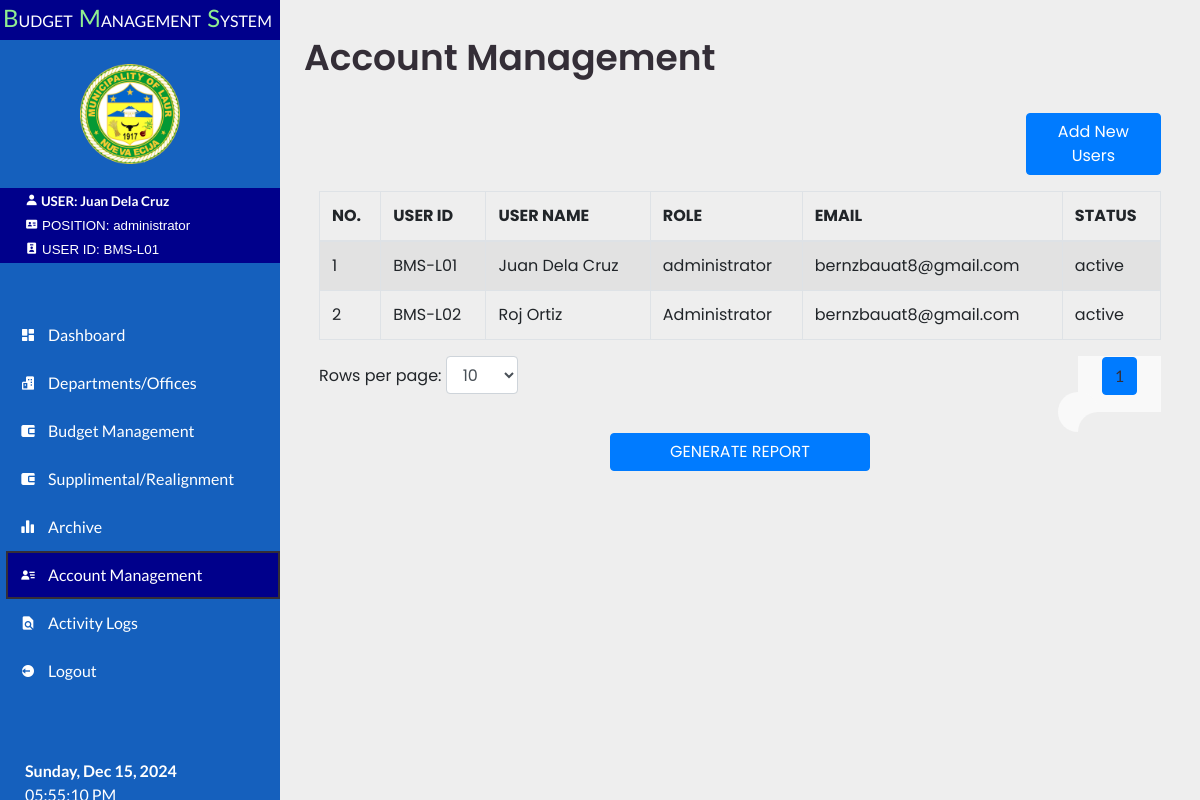
The app's page /account.php (signed in) with its own data.
### tables this page shows
CREATE TABLE `users` (
  `id` int(11) NOT NULL,
  `username` varchar(255) NOT NULL,
  `password` varchar(255) NOT NULL,
  `role` varchar(255) NOT NULL,
  `fullname` varchar(255) NOT NULL,
  `user_id` varchar(100) NOT NULL,
  `email` varchar(250) NOT NULL,
  `status` varchar(250) NOT NULL
);

### account.php (the view, shortened to what this page needs)
<?php
require 'db_connect.php';
$rowsPerPage = isset($_GET['rowsPerPage']) && is_numeric($_GET['rowsPerPage']) ? (int)$_GET['rowsPerPage'] : 10;
$page = isset($_GET['page']) && is_numeric($_GET['page']) ? (int)$_GET['page'] : 1;
$offset = ($page - 1) * $rowsPerPage;
if ($rowsPerPage === 'all') {
    $sql = "SELECT role, fullname, user_id, email, status FROM users";
} else {
    $sql = "SELECT role, fullname, user_id, email, status FROM users LIMIT ?, ?";
}
$stmt = $conn->prepare($sql);
if ($rowsPerPage !== 'all') {
    $stmt->bind_param("ii", $offset, $rowsPerPage);
}
$stmt->execute();
$result = $stmt->get_result();
$totalRowsResult = $conn->query("SELECT COUNT(*) AS total FROM users");
$totalRows = $totalRowsResult->fetch_assoc()['total'];
$totalPages = $rowsPerPage === 'all' ? 1 : ceil($totalRows / $rowsPerPage);
?>
<!DOCTYPE html>
<html lang="en">
<head>
	<link href='https://unpkg.com/boxicons@2.0.9/css/boxicons.min.css' rel='stylesheet'>
	<link rel="stylesheet" href="assets/css/style.css">
	<link href="https://stackpath.bootstrapcdn.com/bootstrap/4.5.2/css/bootstrap.min.css" rel="stylesheet">
</head>
<body>
	<?php require("./sidemenu.php"); ?>
    <section id="content" style="background: transparent;">
  <main>
    <div class="head-title">
      <div class="left">
        <h1>Account Management</h1>
      </div>
    </div>
    <div class="container mt-4">
   <div class="d-flex justify-content-end" style="padding-left:30px;">
  <button type="button" class="btn btn-primary col-md-2 mb-3" data-bs-toggle="modal" data-bs-target="#addDataModal">
    Add New Users
  </button>
  </div>
      <div class="table-responsive" style="max-height: 500px; overflow-y: auto;">
        <table class="table table-bordered table-striped table-hover">
          <thead>
            <tr>
              <th>NO.</th>
              <th>USER ID</th>
              <th>USER NAME</th>
              <th>ROLE</th>
              <th>EMAIL</th>
              <th>STATUS</th>
            </tr>
          </thead>
          <tbody>
            <?php
            if ($result->num_rows > 0) {
                $i = $offset + 1;
                while ($row = $result->fetch_assoc()) {
                    echo "<tr>
                          <td>{$i}</td>
                          <td>{$row['user_id']}</td>
                          <td>{$row['fullname']}</td>
                          <td>{$row['role']}</td>
                          <td>{$row['email']}</td>
                          <td>{$row['status']}</td>
                        </tr>";
                    $i++;
                }
            } else {
                echo "<tr><td colspan='9'>No records found</td></tr>";
            }
            ?>
          </tbody>
        </table>
      </div>
      <div class="d-flex justify-content-between">
    <div class="form-group">
        <label for="rowsPerPage">Rows per page:</label>
        <select id="rowsPerPage" class="form-control" style="width: auto; display: inline-block;" onchange="changeRowsPerPage(this.value)">
            <option value="10" <?php if ($rowsPerPage == 10) echo "selected"; ?>>10</option>
        </select>
    </div>
    <?php if ($rowsPerPage !== 'all'): ?>
    <nav aria-label="Table pagination">
        <ul class="pagination">
            <?php for ($i = 1; $i <= $totalPages; $i++): ?>
                <li class="page-item <?php if ($i == $page) echo 'active'; ?>"><a class="page-link" href="?page=<?php echo $i; ?>&rowsPerPage=<?php echo $rowsPerPage; ?>"><?php echo $i; ?></a></li>
            <?php endfor; ?>
        </ul>
    </nav>
    <?php endif; ?>
</div>
    </div>
    <div class="d-flex justify-content-center align-items-center" style="height: 10vh;">
        <div class="col-4">
            <button class="btn btn-primary fw-bold btn-block" id="generate-report-account">GENERATE REPORT</button>
        </div>
    </div>
  </main>
</section>
</body>
</html>

### assets/css/style.css (style rules this page uses)
* { margin: 0; padding: 0; box-sizing: border-box; }
a { text-decoration: none; }
li { list-style: none; }
:root { --poppins: 'Poppins', sans-serif; --lato: 'Lato', sans-serif; --light: #F9F9F9; --blue: #3C91E6; --light-blue: #CFE8FF; --grey: #eee; --dark-grey: #AAAAAA; --dark: #342E37; --red: #DB504A; --yellow: #FFCE26; --light-yellow: #FFF2C6; --orange: #FD7238; --light-orange: #FFE0D3; }
html { overflow-x: hidden; }
body { background: var(--grey); overflow-x: hidden; }
#content { position: relative; width: calc(100% - 280px); left: 280px; transition: .3s ease; }
#content nav { height: 56px; background: var(--light); padding: 0 24px; display: flex; align-items: center; grid-gap: 24px; font-family: var(--lato); position: sticky; top: 0; left: 0; z-index: 1000; }
#content nav::before { content: ''; position: absolute; width: 40px; height: 40px; bottom: -40px; left: 0; border-radius: 50%; box-shadow: -20px -20px 0 var(--light); }
#content nav a { color: var(--dark); }
#content main { width: 100%; padding: 36px 24px; font-family: var(--poppins); max-height: calc(100vh - 56px); overflow-y: auto; }
#content main .head-title { display: flex; align-items: center; justify-content: space-between; grid-gap: 16px; flex-wrap: wrap; }
#content main .head-title .left h1 { font-size: 36px; font-weight: 600; margin-bottom: 10px; color: var(--dark); }

### account.php (style rules this page uses)
table tbody tr td { white-space: nowrap; overflow: hidden; text-overflow: ellipsis; }
table th { white-space: nowrap; overflow: hidden; text-overflow: ellipsis; }

### records on screen
users: user "BMS-L01", fullname "Juan Dela Cruz", role "administrator", email "bernzbauat8@gmail.com", status "active"
users: user "BMS-L02", fullname "Roj Ortiz", role "Administrator", email "bernzbauat8@gmail.com", status "active"

### other values on screen
$fullname "Juan Dela Cruz"
$role "administrator"
$user_id "BMS-L01"
